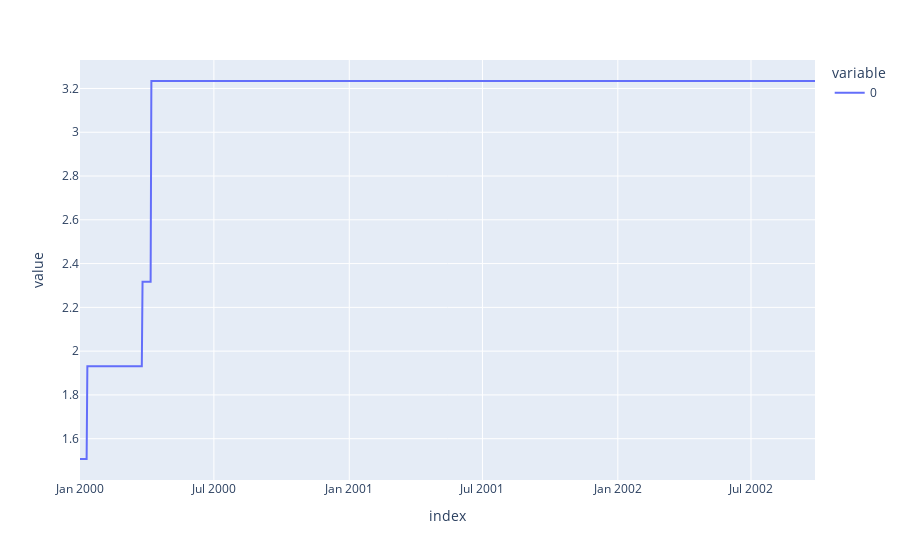

The code cell stored with this chart in its notebook:
### Code cell
import plotly
psser.plot()

### Figure 1 — Plotly figure (JSON) as saved in the notebook; plotly's stock layout.template omitted (floating-point values rounded to 4 significant figures; data arrays with more than 128 entries replaced by an {"elided": "..."} marker saying what was removed)
{"data": [{"hovertemplate": "variable=0<br>index=%{x}<br>value=%{y}<extra></extra>", "legendgroup": "0", "line": {"color": "#636efa", "dash": "solid"}, "marker": {"symbol": "circle"}, "mode": "lines", "name": "0", "orientation": "v", "showlegend": true, "type": "scatter", "x": {"elided": "1000 str values"}, "xaxis": "x", "y": {"elided": "1000 float values"}, "yaxis": "y"}], "layout": {"legend": {"title": {"text": "variable"}, "tracegroupgap": 0}, "margin": {"t": 60}, "xaxis": {"anchor": "y", "domain": [0, 1], "title": {"text": "index"}}, "yaxis": {"anchor": "x", "domain": [0, 1], "title": {"text": "value"}}}}
